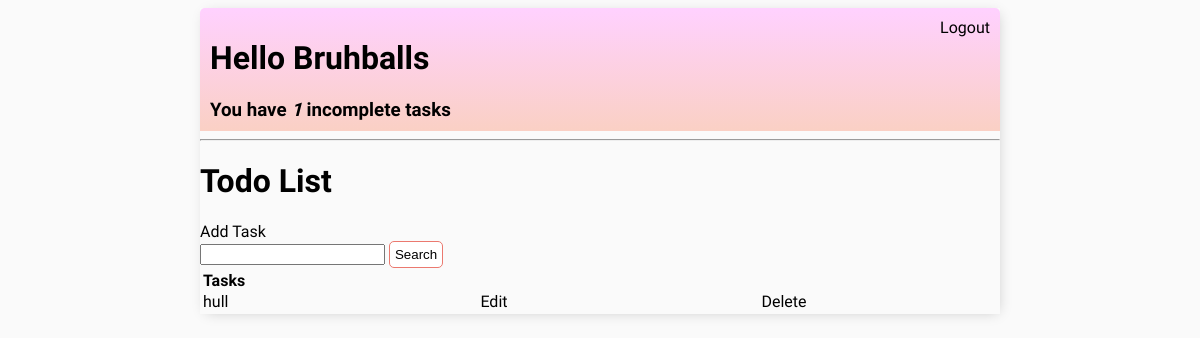
The app's page / (signed in), older data.
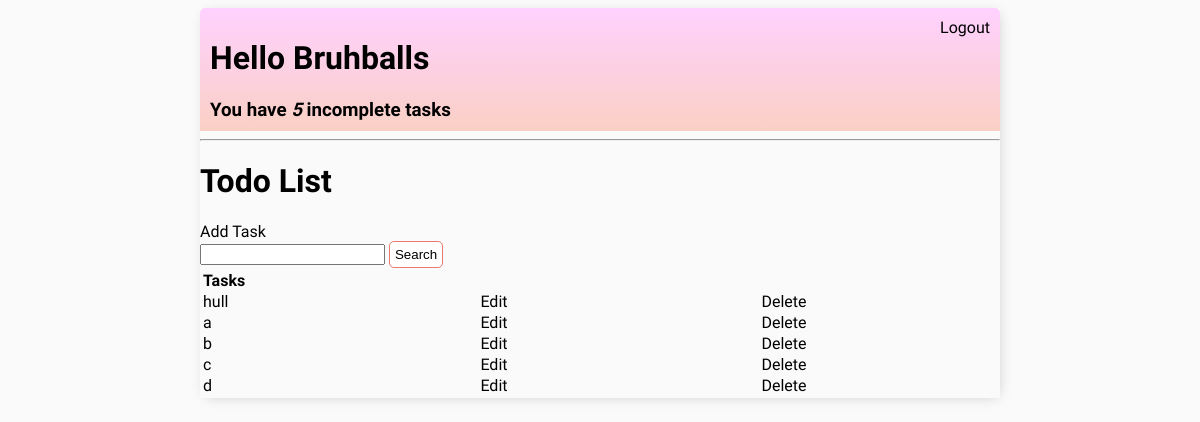
The same page, newer data.
### base/models.py (models this page shows, shortened)
class Task(models.Model):
    user = models.ForeignKey(User, on_delete=models.CASCADE, null = True, blank = True)
    title = models.CharField(max_length=200)
    description = models.TextField(null=True,blank =True)
    complete = models.BooleanField(default=False)
    create = models.DateTimeField(auto_now_add=True)
    class Meta:
        ordering = ['complete']

### base/views.py (the view)
# urls.py: path('', TaskList.as_view(), name = 'tasks'),
class TaskList(LoginRequiredMixin,ListView):
    model = Task
    context_object_name = 'tasks'
    def get_context_data(self, **kwargs):
        context = super().get_context_data(**kwargs)
        context['tasks'] = context['tasks'].filter(user=self.request.user)
        context['count'] = context['tasks'].filter(complete=False).count()
        search_input = self.request.GET.get('search-area') or ''
        if search_input:
            context['tasks'] = context['tasks'].filter(title__icontains=search_input)
        context['search_input'] = search_input
        return context

### base/templates/base/task_list.html
{% extends "base/main.html" %}
{%block content%}
<div class = "header-bar">
    <div>
        <h1>Hello {{request.user|title}}</h1>
        <h3 style="margin:0">You have <i>{{count}}</i> incomplete tasks</h3>
    </div>
    {%if request.user.is_authenticated%}
    <a href="{% url 'logout'%}">Logout</a>
    {%else%}
    <a href="{%url 'login'%}">Login</a>
    {%endif%}
</div>
<hr>
<h1>Todo List</h1>
<a href="{%url 'task-create' %}">Add Task</a>
<form method="GET">
    <input type ="text" name = 'search-area' value="{{search_input}}">
    <input class = "button" type ="submit" value = 'Search'>
</form>
<table>
    <tr>
        <th>Tasks</th>
    </tr>
    {% for task in tasks %}
    <tr>
        <td>{{task.title}}</td>
        <td class="action-links">
            <a href="{% url 'task-update' task.id %}">Edit</a>
            <a href="{% url 'task-delete' task.id %}">Delete</a>
        </td>
    </tr>
    {% empty%}
        <h3>No items in list</h3>
    {% endfor %}
</table>
{%endblock content%}

### base/templates/base/main.html (shortened to what this page needs)
<!DOCTYPE html>
<html>
    <head>
    </head>
    <body>
        <div class= "container">
            {%block content%}
            {%endblock content%}
        </div>
    </body>
</html>

### base/templates/base/main.html (style rules this page uses)
body { background-color:#FAFAFA; font-family: 'Inclusive Sans', sans-serif; padding-top: 50 px; }
.container { max-width: 800px; margin: auto; background-color: fff; -webkit-box-shadow: 2px 2px 13px -4px rgba(0,0,0,0.21); box-shadow: 2px 2px 13px -4px rgba(0,0,0,0.21); }
.button { border: 1px solid #EB796F; background-color: white; color: black; padding: 5px; border-radius: 5px; cursor: pointer; text-decoration:none; }
.header-bar { display:flex; justify-content: space-between; color: fff; padding: 10px; border-radius: 5px 5px 0 0; background-image: linear-gradient(to top, #fad0c4 0%, #ffd1ff 100%); }
.header-bar a { color: black; text-decoration: none; }
.action-links a { text-align: right; padding-left:250px; }
a { text-decoration: none; color:black; }
tr { display: flex; justify-content: space-between; align-items: center; }

Row changes from the older to the newer data that the page shows:
added Task: title "a"
added Task: title "b"
added Task: title "c"
added Task: title "d"
Text that changed along with them:
{{ count }}: "1" → "5"
